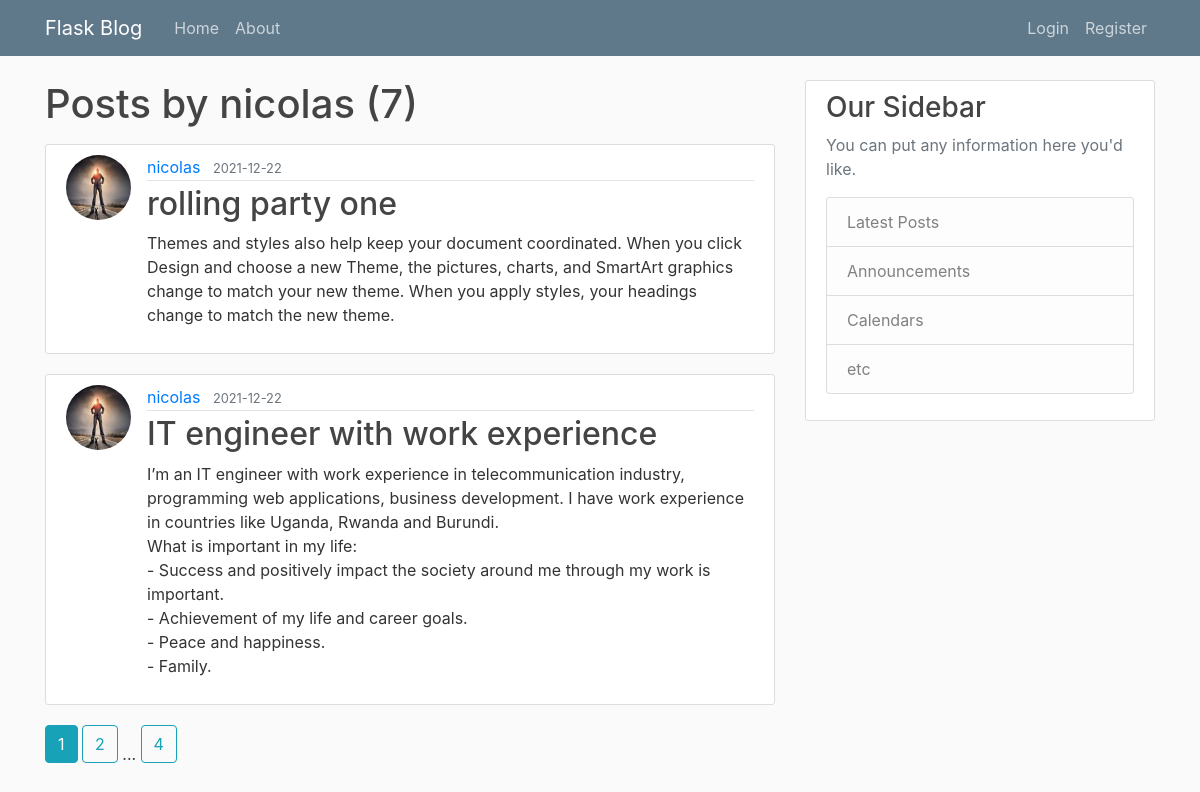
Page /user/nicolas on the committed database.
### blog/models.py (models this page shows, shortened)
class User(db.Model, UserMixin):
    id = db.Column(db.Integer, primary_key=True)
    username = db.Column(db.String(20),
                         unique=True,
                         nullable=False)
    email = db.Column(db.String(120),
                      unique=True,
                      nullable=False)
    image_file = db.Column(db.String(20),
                           nullable=False,
                           default='default.jpg')
    password = db.Column(db.String(60),
                         nullable=False)
    posts = db.relationship('Post', backref='author', lazy=True)

class Post(db.Model):
    id = db.Column(db.Integer, primary_key=True)
    title = db.Column(db.String(100),
                      nullable=False)
    date = db.Column(db.DateTime, nullable=False, default=datetime.utcnow)
    content = db.Column(db.Text,
                        nullable=False)
    user_id = db.Column(db.Integer, db.ForeignKey('user.id'), nullable=False)

### blog/routes.py (the view)
@app.route("/user/<string:username>")
def user_posts(username):
    page = request.args.get('page', 1, type=int)
    user = User.query.filter_by(username=username).first_or_404()
    posts = Post.query.filter_by(author=user)\
        .order_by(Post.date.desc())\
        .paginate(page=page, per_page=2)
    return render_template('user_posts.html', posts=posts, user=user)

### blog/templates/user_posts.html (shortened to what this page needs)
{% extends 'base.html' %}
{% block content %}
    <h1 class="mb-3"> Posts by {{ user.username }} ({{ posts.total }})</h1>
    {% for post in posts.items %}
        <article class="media content-section">
          <img src="{{ url_for('static', filename='profile/'+ post.author.image_file) }}" class="rounded-circle article-img" alt="">
          <div class="media-body">
            <div class="article-metadata">
              <a class="mr-2" href="{{ url_for('user_posts', username=post.author.username) }}">{{ post.author.username }}</a>
              <small class="text-muted">{{ post.date.strftime('%Y-%m-%d') }}</small>
            </div>
            <h2><a class="article-title" href="{{ url_for('post', post_id=post.id) }}">{{ post.title }}</a></h2>
            <p class="article-content">{{ post.content }}</p>
          </div>
        </article>
    {% endfor %}
    {% for page_num in posts.iter_pages(left_edge=1, right_edge=1, left_current=1, right_current=2) %}
        {% if page_num %}
          {% if posts.page == page_num %}
            <a class="btn btn-info mb-4" href="{{ url_for('user_posts', username=user.username, page=page_num) }}">{{ page_num }}</a>
          {% else %}
            <a class="btn btn-outline-info mb-4" href="{{ url_for('user_posts', username=user.username,  page=page_num) }}">{{ page_num }}</a>
          {% endif %}
        {% else%}
          ...
        {% endif %}
    {% endfor %}
{% endblock %}

### blog/templates/base.html (shortened to what this page needs)
<!DOCTYPE html>
<html lang="en">
<head>
    <link rel="stylesheet" href="https://maxcdn.bootstrapcdn.com/bootstrap/4.0.0/css/bootstrap.min.css">
    <link rel="stylesheet" type="text/css" href="{{ url_for('static', filename='main.css') }}">
</head>
<body>
    <header class="site-header">
      <nav class="navbar navbar-expand-md navbar-dark bg-steel fixed-top">
        <div class="container">
          <a class="navbar-brand mr-4" href="{{ url_for('home') }}">Flask Blog</a>
          <div class="collapse navbar-collapse" id="navbarToggle">
            <div class="navbar-nav mr-auto">
              <a class="nav-item nav-link" href="{{ url_for('home') }}">Home</a>
              <a class="nav-item nav-link" href="{{ url_for('about') }}">About</a>
            </div>
            <div class="navbar-nav">
              {% if current_user.is_authenticated %}
              <a class="nav-item nav-link" href="{{ url_for('new_post') }}">New Post</a>
                <a class="nav-item nav-link" href="{{ url_for('account') }}">Account</a>
                <a class="nav-item nav-link" href="{{ url_for('logout') }}">Logout</a>
              {% else %}
                <a class="nav-item nav-link" href="{{ url_for('login') }}">Login</a>
                <a class="nav-item nav-link" href="{{ url_for('register') }}">Register</a>
              {% endif %}
            </div>
          </div>
        </div>
      </nav>
    </header>
    <main role="main" class="container">
      <div class="row">
        <div class="col-md-8">
            {% block content %}{% endblock %}
        </div>
        <div class="col-md-4">
          <div class="content-section">
            <h3>Our Sidebar</h3>
            <p class='text-muted'>You can put any information here you'd like.
              <ul class="list-group">
                <li class="list-group-item list-group-item-light">Latest Posts</li>
                <li class="list-group-item list-group-item-light">Announcements</li>
                <li class="list-group-item list-group-item-light">Calendars</li>
                <li class="list-group-item list-group-item-light">etc</li>
              </ul>
            </p>
          </div>
        </div>
      </div>
    </main>
</body>
</html>

### blog/static/main.css (style rules this page uses)
body { background: #fafafa; color: #333333; margin-top: 5rem; }
h1, h2, h3, h4, h5, h6 { color: #444444; }
.bg-steel { background-color: #5f788a; }
.site-header .navbar-nav .nav-link { color: #cbd5db; }
.content-section { background: #ffffff; padding: 10px 20px; border: 1px solid #dddddd; border-radius: 3px; margin-bottom: 20px; }
.article-title { color: #444444; }
.article-content { white-space: pre-line; }
.article-img { height: 65px; width: 65px; margin-right: 16px; }
.article-metadata { padding-bottom: 1px; margin-bottom: 4px; border-bottom: 1px solid #e3e3e3 }

### rows in the picture
User: username "nicolas"
Post: image_file (picture), author.username "nicolas", date "2021-12-22", title "rolling party one", content "Themes and styles also help keep your document coordinated. When you click Design and choose a new Theme, the pictures, charts, and SmartArt graphics change to match your new theme. When you apply styles, your headings change to match the new theme."
Post: image_file (picture), author.username "nicolas", date "2021-12-22", title "IT engineer with work experience", content "I’m an IT engineer with work experience in telecommunication industry, programming web applications, business development. I have work experience in countries like Uganda, Rwanda and Burundi. What is important in my life: - Success and positively impact the society around me through my work is important. - Achievement of my life and career goals. - Peace and happiness. - Family."

### other values in the picture
{{ posts.total }} "7"
{{ page_num }} "1"
{{ page_num }} "2" "4"
